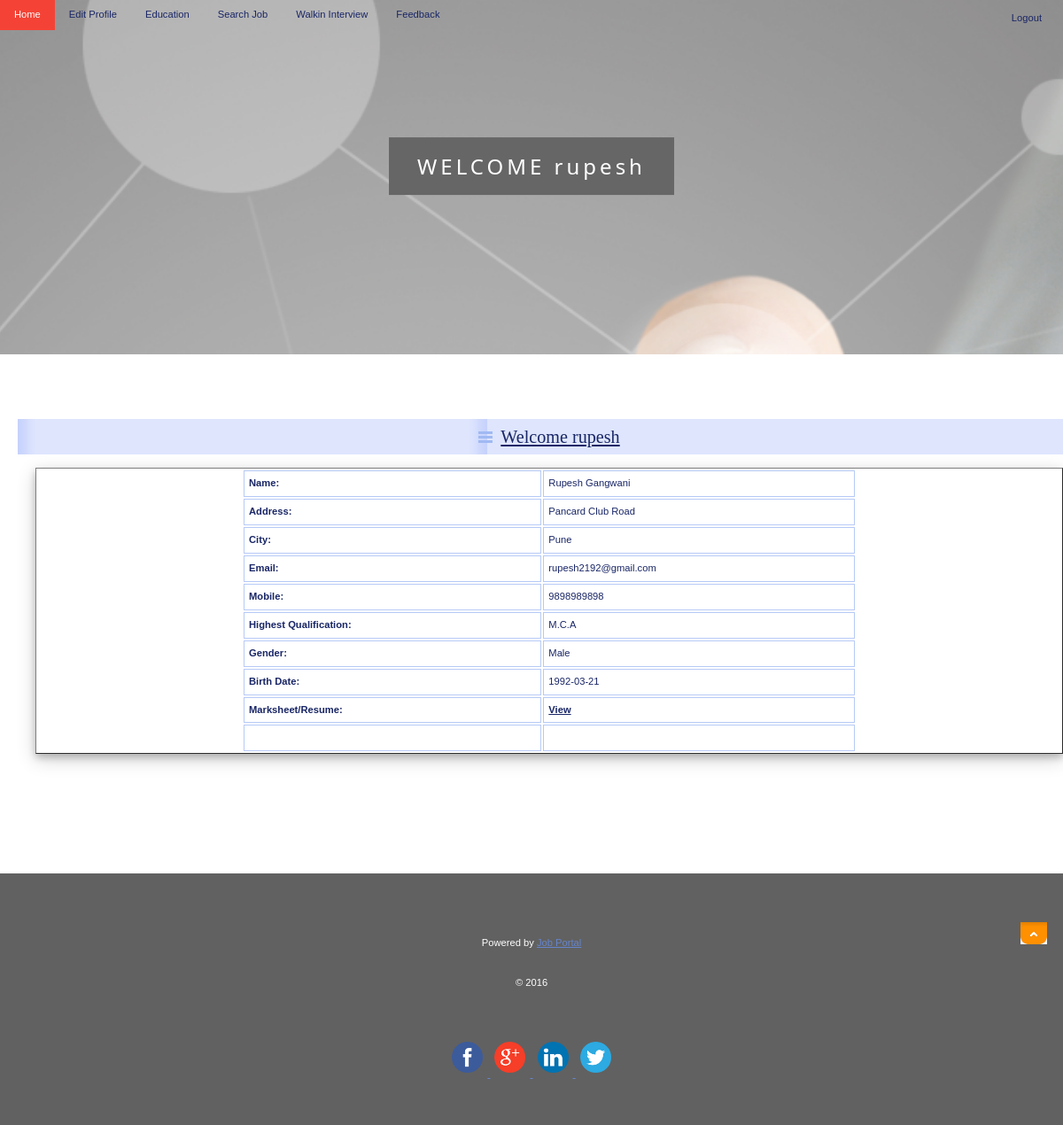
Page /JobSeeker/Profile.php (signed in) on the committed database.
### tables this page shows
CREATE TABLE IF NOT EXISTS `jobseeker_reg` (
  `JobSeekId` int(11) NOT NULL AUTO_INCREMENT,
  `JobSeekerName` varchar(20) NOT NULL,
  `Address` varchar(100) NOT NULL,
  `City` varchar(20) NOT NULL,
  `Email` varchar(40) NOT NULL,
  `Mobile` bigint(20) NOT NULL,
  `Qualification` varchar(20) NOT NULL,
  `Gender` varchar(10) NOT NULL,
  `BirthDate` date NOT NULL,
  `Resume` varchar(200) NOT NULL,
  `Status` varchar(10) NOT NULL,
  `UserName` varchar(20) NOT NULL UNIQUE,
  `Password` varchar(150) NOT NULL,
  `Question` varchar(100) NOT NULL,
  `Answer` varchar(50) NOT NULL,
  PRIMARY KEY (`JobSeekId`),
  KEY `JobSeekId` (`JobSeekId`)
);

### includes/MySQLFunc.php (called while the page is built, shortened)
<?php
	if (function_exists("mysqli_connect")) {
		function sqlquery($query) {
			global $sql_connection;
			return $sql_connection->query($query);
		}
		function sqlfetcharray($result){
			if($result){
				return mysqli_fetch_array($result);
			}
			else
			{	return Array();	}
		}
	}
?>

### JobSeeker/Profile.php (the view, shortened to what this page needs)
<!DOCTYPE html>
<html lang="cs">
<head>
    <link rel="stylesheet" media="screen,projection" type="text/css" href="./css/main.css" />
    <link rel="stylesheet" media="print" type="text/css" href="./css/print.css" />
    <link rel="stylesheet" media="aural" type="text/css" href="./css/aural.css" />
</head>
<body id="www-url-cz">
<div id="main" class="box">
<?php
include "Header.php"
?>
<?php
include "menu.php"
?>
    <div id="page" class="box">
    <div id="page-in" class="box">
        <div id="strip" class="box noprint">
            <p id="breadcrumbs">&nbsp;</p>
        </div>
        <div id="content">
            <div class="article">
                <h2><span><a href="#">Welcome <?php echo $_SESSION['Name'];?></a></span></h2>
<?php
$ID=$_SESSION['ID'];
include "../includes/MySQLFunc.php";
$sql = "select * from jobseeker_reg where JobSeekId='".$ID."'";
$result = sqlquery($sql);
if($result){
$row = sqlfetcharray($result)
?>
                <table width="100%" border="1" cellspacing="2" cellpadding="2">
                  <tr>
                    <td><strong>Name:</strong></td>
                    <td><?php echo $row['JobSeekerName'];?></td>
                  </tr>
                  <tr>
                    <td><strong>Address:</strong></td>
                    <td><?php echo $row['Address'];?></td>
                  </tr>
                  <tr>
                    <td><strong>City:</strong></td>
                    <td><?php echo $row['City'];?></td>
                  </tr>
                  <tr>
                    <td><strong>Email:</strong></td>
                    <td><?php echo $row['Email'];?></td>
                  </tr>
                  <tr>
                    <td><strong>Mobile:</strong></td>
                    <td><?php echo $row['Mobile'];?></td>
                  </tr>
                  <tr>
                    <td><strong>Highest Qualification:</strong></td>
                    <td><?php echo $row['Qualification'];?></td>
                  </tr>
                  <tr>
                    <td><strong>Gender:</strong></td>
                    <td><?php echo $row['Gender'];?></td>
                  </tr>
                  <tr>
                    <td><strong>Birth Date:</strong></td>
                    <td><?php echo $row['BirthDate'];?></td>
                  </tr>
                  <tr>
                    <td><strong>Marksheet/Resume:</strong></td>
                    <td><a href="../upload/<?php echo $row['Resume'];?>" target="_blank"><strong>View</strong></a></td>
                  </tr>
                  <tr>
                    <td>&nbsp;</td>
                    <td>&nbsp;</td>
                  </tr>
                </table>
              <p>&nbsp;</p>
                <p class="btn-more box noprint">&nbsp;</p>
          </div>
        </div>
<?php
}
?>
    </div>
    </div>
<?php
include "footer.php"
?>
</body>
</html>

### JobSeeker/css/main.css (style rules this page uses)
* { min-height:1px; }
body { border:0; margin:0; padding:0; font:70%/160% "verdana",sans-serif; color:#192666; text-align:center; }
a { color:#192666; }
p { border:0; margin:15px 0; padding:0; line-height:30px; }
div { display:block; border:0; margin:0; padding:0; }
h1, h2, h3, h4, h5 { border:0; margin:15px 0 10px 0; padding:0; font-weight:bold; }
h2 { font-size:180%; line-height:100%; font-family:"georgia",serif; font-weight:normal; }
table { box-shadow: 0 4px 8px 0 rgba(0, 0, 0, 0.2), 0 6px 20px 0 rgba(0, 0, 0, 0.19); display:table; margin:15px 0; padding-left: 20%; padding-right: 20%; font-size:100%; }
tr { display:table-row; }
th, td { display: table-cell; border:1px solid #B7CAF6; margin:0; padding:5px; vertical-align:top; text-align:left; }
a, img, span { border:0; margin:0; padding:0; }
strong, .strong { font-weight:bold; }
.box { min-height:1px; _height:1px; }
.box:after { content:"."; display:block; line-height:0px; font-size:0px; visibility:hidden; clear:both; }
#main { width:100%; }
#page { width:100%; min-height:1px; _height:1px; }
#page-in { min-height:1px; padding:10px 0; _height:1px; }
#strip { position:relative; clear:both; padding:3px 20px 10px 20px; color:#6182D1; }
#strip p { margin:0; }
#strip #breadcrumbs { width:520px; margin:0; padding:0; }
#content { float:left; width:100%; margin:0; padding:0 0 0 20px; }
#content .article { clear:both; margin:0; padding:20px; }
#content .article h2 { margin:0 -20px; padding:10px; background:#DEE5FD url("../design/content_title_bg.gif") 0 0 repeat-y; color:#192666; }
#content .article h2 span { background:url("../design/ico_list.gif") 0 50% no-repeat; padding-left:25px; }
#content .article p { text-align:justify; }
#content .btn-more { margin:0 0 15px 0; padding:0; border:0; position:relative; }

### JobSeeker/css/print.css (style rules this page uses)
body { border:0; margin:0; padding:0; font-size:12pt }
a { color:#000; text-decoration:none; }
h1, h2, h3 { page-break-after:avoid; page-break-inside:avoid; }
table { border-collapse: collapse; border-width:1px; border-style:solid; }
th, td { display:table-cell; border-width:1px; border-style:solid; }
.noprint { display:none; }

### Employer/css/aural.css (style rules this page uses)
body { voice-family:paul,male; volume:loud; speech-rate:slow; richness:90; stress:20; }
h1, h2, h3, h4, h5 { cue-before:url("ping.au"); }
p, table { pause:50ms; }
strong { pitch:medium; pitch-range:60; stress:90; richness:90; }

### rows in the picture
jobseeker_reg: JobSeekerName "Rupesh Gangwani", Address "Pancard Club Road", City "Pune", Email "rupesh2192@gmail.com", Mobile "9898989898", Qualification "M.C.A", Gender "Male", BirthDate "1992-03-21"

### other values in the picture
$_SESSION['Name'] "rupesh"
